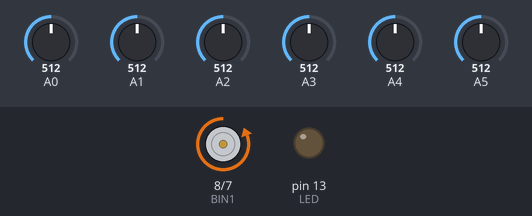
Simulated run of this sketch. Board: Arduino Uno, built with avr-gcc and run on an emulated ATmega328P. Parts: motor-driver pin pairs drawn as motors (green arrow = first pin HIGH = forward, orange = second pin HIGH = backward, longer = more drive, scaled by the enable pin), output pins drawn as LEDs (lit = HIGH). The inputs (shaded band) are chosen by the test bench; at power-on: A0 = 512, A1 = 512, A2 = 512, A3 = 512, A4 = 512, A5 = 512. What the sketch prints to the serial monitor is not drawn.

Above: at 8.7 s.
8.8 s: A0 set to 716
At 11.5 s:
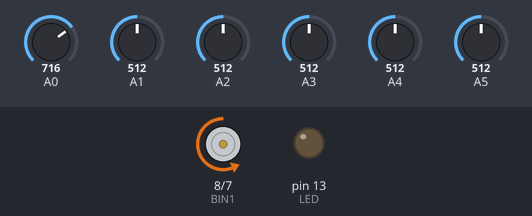
11.8 s: A1 set to 716
At 14.5 s:
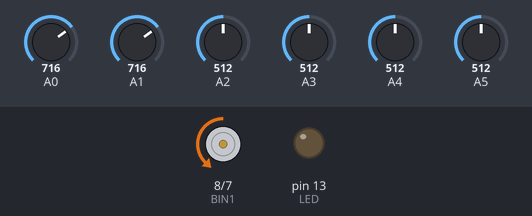
14.8 s: A2 set to 245
At 15.04 s:
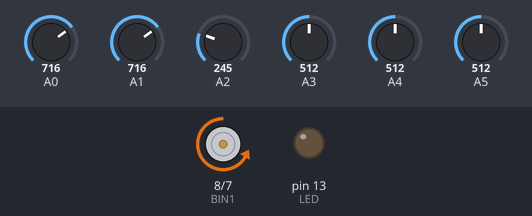
16.6 s: A3 set to 716
At 18.6 s:
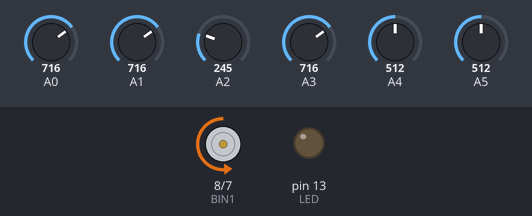
18.9 s: A4 set to 716
At 21.6 s:
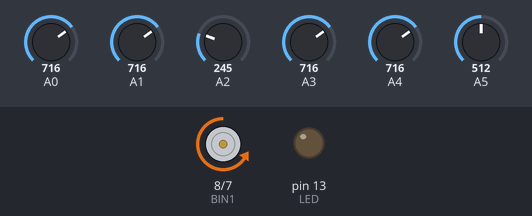
21.9 s: A5 set to 306
At 22.16 s:
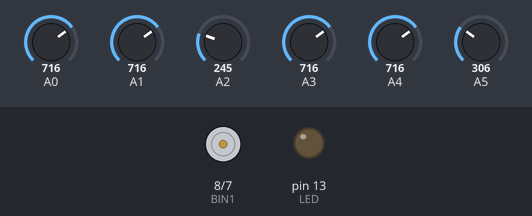
Timing chart, 0 to 25.3 s (numbered marks = the images above; inputs shaded):
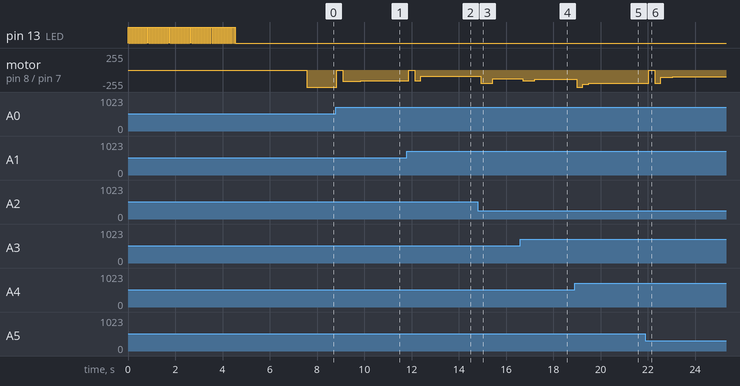

The sketch:

VariandoGiroDeUnMotorEnBaseAunaLineaNegra_Pag90-91_.ino
```cpp
/* TRANSCRITO y CORREGIDO  POR GUSTAVO JARRO CALLIZAYA*/
/*DEL*/
/*TEXTO: ROBOTICA CON ARDUINO 3º (SECUNDARIA COMUNITARIA PRODUCTIVA
  ) "TECHHOME"*/
/* PRACTICA:VARIANDO EL GIRO DE UN MOTOR EN BASE A UNA LINEA NEGRA
  PAGINA 90 - 91 DEL TEXTO*   */
#include<QTRSensors.h>
#define PWMB 6
#define BIN1 8
#define BIN2 7
#define NUM_SENSORS             6  // number of sensors used
#define NUM_SAMPLES_PER_SENSOR  4  // average 4 analog samples per sensor reading
#define EMITTER_PIN             11
#define LED 13
float KP = 0.5;
float KD = 1.0;
float Ki = 0.006;
int Velmax = 255;
int error1 = 0;
int error2 = 0;
int error3 = 0;
int error4 = 0;
int error5 = 0;
int error6 = 0;

QTRSensorsAnalog qtra ((unsigned char[]) {
  A0, A1, A2, A3, A4, A5
},
NUM_SENSORS, NUM_SAMPLES_PER_SENSOR, EMITTER_PIN);
unsigned int sensorValues[NUM_SENSORS];
void MotorAtras(int value) {
  if (value >= 0) {
    digitalWrite(BIN1, LOW);
    digitalWrite(BIN2, HIGH);

  }
  else
  {
    digitalWrite(BIN1, HIGH);
    digitalWrite(BIN2, LOW);
    value *= -1;
  }
  analogWrite(PWMB, value);
  Serial.println("Izquierda");

}
void MotorAdelante(int value) {
  if (value >= 0) {
    digitalWrite(BIN1, LOW);
    digitalWrite(BIN2, HIGH);

  }
  else
  {
    digitalWrite(BIN1, HIGH);
    digitalWrite(BIN2, LOW);
    value *= -1;
  }
  analogWrite(PWMB, value);
  Serial.println("Derecha .. ");

}
void Motor (int left, int righ) {
  MotorAtras(left);
  MotorAdelante(righ);
}
void freno (boolean left, boolean righ, int value) {
  if (left) {
    digitalWrite(BIN1, HIGH);
    digitalWrite(BIN2, HIGH);
    analogWrite(PWMB, value);
  }
  if (righ) {
    digitalWrite(BIN1, HIGH);
    digitalWrite(BIN2, HIGH);
    analogWrite(PWMB, value);
  }
  Serial.println("Freno..");

}
void setup() {
  // put your setup code here, to run once:
  Serial.begin(9600);
  pinMode(LED, OUTPUT);
  pinMode(BIN2, OUTPUT);
  pinMode(BIN1, OUTPUT);
  pinMode(PWMB, OUTPUT);

  for (int i = 0; i < 70; i++) {
    digitalWrite(LED, HIGH);
    delay(20);
    qtra.calibrate();
    digitalWrite(LED, LOW);
    delay(20);

  }
  delay(3000);

}
unsigned int position = 0;
int proporcional = 0;
int integral = 0;
int derivativo = 0;
int diferencial = 0;
int last_prop;
int Target = 2500;


void loop() {
  // put your main code here, to run repeatedly:
  position = qtra.readLine(sensorValues, true, true);
  proporcional = ((int)position) - 2500;
  if (proporcional <= -Target) {
    MotorAdelante(0);
    freno(true, false, 255);

  }
  else if (proporcional <= Target) {
    MotorAtras(0);
    freno(false, true, 255);

  }
  derivativo = proporcional - last_prop;
  integral = error1 + error2 + error3 + error4 + error5 + error6;
  last_prop = proporcional;
  error6 = error5;
  error5 = error4;
  error4 = error3;
  error3 = error2;

  error2 = error1;
  error1 = proporcional;
  int diferencial = (proporcional * KP) + (derivativo * KD) + (integral * Ki);
  if (diferencial > Velmax) diferencial = Velmax;
  else if (diferencial < -Velmax) diferencial = -Velmax;
  ( diferencial < 0)?
  Motor(Velmax + diferencial, Velmax) : Motor(Velmax, Velmax - diferencial);
  delay(250);
}
```

Measured:
- after the input at 8.8 s, motor on pin 8 (BIN1) / pin 7 (BIN2): backward 255/255 → stopped at once, → backward 166/255 0.25 s later, → backward 165/255 0.51 s later, → backward 164/255 0.25 s later, … (7 changes in this stretch)
- after the input at 11.8 s, motor on pin 8 (BIN1) / pin 7 (BIN2): backward 161/255 → stopped after 0.07 s, → backward 161/255 0.25 s later, → backward 96/255 0.25 s later, → backward 95/255 0.25 s later, … (7 changes in this stretch)
- after the input at 14.8 s, motor on pin 8 (BIN1) / pin 7 (BIN2): backward 92/255 → backward 202/255 after 0.12 s, → backward 129/255 0.51 s later, → backward 130/255 0.25 s later, → backward 131/255 0.51 s later
- after the input at 16.6 s, motor on pin 8 (BIN1) / pin 7 (BIN2): backward 131/255 → backward 161/255 after 0.10 s, → backward 141/255 0.51 s later, → backward 142/255 0.25 s later
- after the input at 18.9 s, motor on pin 8 (BIN1) / pin 7 (BIN2): backward 142/255 → backward 255/255 after 0.09 s, → backward 213/255 0.25 s later, → backward 195/255 0.25 s later, → backward 196/255 0.25 s later, … (6 changes in this stretch)
- after the input at 21.9 s, motor on pin 8 (BIN1) / pin 7 (BIN2): backward 198/255 → stopped after 0.13 s, → backward 198/255 0.25 s later, → backward 107/255 0.25 s later, → backward 105/255 0.25 s later, … (8 changes in this stretch)
